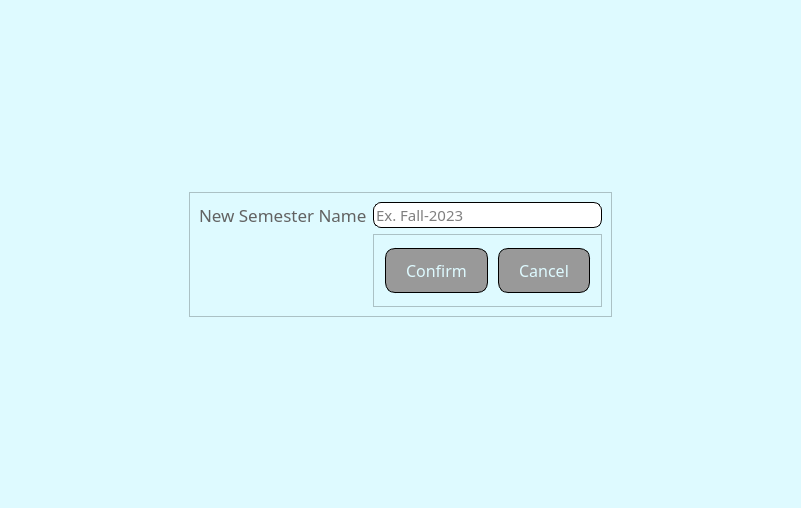
<?xml version="1.0" encoding="UTF-8"?>
<ui version="4.0">
 <class>Form</class>
 <widget class="QWidget" name="Form">
  <property name="geometry">
   <rect>
    <x>0</x>
    <y>0</y>
    <width>801</width>
    <height>508</height>
   </rect>
  </property>
  <property name="windowTitle">
   <string>Form</string>
  </property>
  <property name="styleSheet">
   <string notr="true">background-color: rgb(222, 250, 255);</string>
  </property>
  <layout class="QGridLayout" name="gridLayout">
   <item row="1" column="1">
    <widget class="QFrame" name="frame">
     <property name="styleSheet">
      <string notr="true">background-color:rgb(222, 250, 255)</string>
     </property>
     <property name="frameShape">
      <enum>QFrame::StyledPanel</enum>
     </property>
     <property name="frameShadow">
      <enum>QFrame::Raised</enum>
     </property>
     <layout class="QGridLayout" name="gridLayout_3">
      <item row="1" column="3">
       <widget class="QFrame" name="frame_2">
        <property name="maximumSize">
         <size>
          <width>16777215</width>
          <height>100</height>
         </size>
        </property>
        <property name="frameShape">
         <enum>QFrame::StyledPanel</enum>
        </property>
        <property name="frameShadow">
         <enum>QFrame::Raised</enum>
        </property>
        <layout class="QGridLayout" name="gridLayout_2">
         <item row="0" column="1">
          <widget class="QPushButton" name="pushButton_P8_Cancel">
           <property name="font">
            <font>
             <family>Neo Sans W23 Bold</family>
             <pointsize>-1</pointsize>
             <underline>false</underline>
             <strikeout>false</strikeout>
            </font>
           </property>
           <property name="styleSheet">
            <string notr="true">QPushButton {
    background-color:rgb(153, 153, 153);
    color:rgb(222, 250, 255);
    border: 1px solid;
    padding: 10px 20px;
    text-align: center;
    text-decoration: none;
    display: inline-block;
    font-size: 16px;
    margin: 4px 2px;
    cursor: pointer;
    border-radius: 10px;
}

QPushButton:hover {
    background-color:rgb(153, 153, 153);
    color:rgb(255, 255, 255);

}

QPushButton:pressed  {
    background-color:rgb(255, 255, 255);
    color:rgb(0, 0, 0);}</string>
           </property>
           <property name="text">
            <string>Cancel</string>
           </property>
          </widget>
         </item>
         <item row="0" column="0">
          <widget class="QPushButton" name="pushButton_P8_Confirm">
           <property name="maximumSize">
            <size>
             <width>16777215</width>
             <height>16777215</height>
            </size>
           </property>
           <property name="font">
            <font>
             <family>Neo Sans W23 Bold</family>
             <pointsize>-1</pointsize>
             <underline>false</underline>
             <strikeout>false</strikeout>
            </font>
           </property>
           <property name="styleSheet">
            <string notr="true">QPushButton {
    background-color:rgb(153, 153, 153);
    color:rgb(222, 250, 255);
    border: 1px solid;
    padding: 10px 20px;
    text-align: center;
    text-decoration: none;
    display: inline-block;
    font-size: 16px;
    margin: 4px 2px;
    cursor: pointer;
    border-radius: 10px;
}

QPushButton:hover {
    background-color:rgb(153, 153, 153);
    color:rgb(255, 255, 255);

}

QPushButton:pressed  {
    background-color:rgb(255, 255, 255);
    color:rgb(0, 0, 0);}</string>
           </property>
           <property name="text">
            <string>Confirm</string>
           </property>
          </widget>
         </item>
        </layout>
       </widget>
      </item>
      <item row="0" column="2">
       <widget class="QLabel" name="label">
        <property name="maximumSize">
         <size>
          <width>16777215</width>
          <height>50</height>
         </size>
        </property>
        <property name="font">
         <font>
          <family>Neo Sans W23</family>
          <pointsize>13</pointsize>
         </font>
        </property>
        <property name="styleSheet">
         <string notr="true">color: rgb(98, 98, 98);</string>
        </property>
        <property name="text">
         <string>New Semester Name</string>
        </property>
       </widget>
      </item>
      <item row="0" column="3">
       <widget class="QLineEdit" name="lineEdit_P8_SName">
        <property name="enabled">
         <bool>true</bool>
        </property>
        <property name="sizePolicy">
         <sizepolicy hsizetype="Expanding" vsizetype="Minimum">
          <horstretch>0</horstretch>
          <verstretch>0</verstretch>
         </sizepolicy>
        </property>
        <property name="maximumSize">
         <size>
          <width>16777215</width>
          <height>33</height>
         </size>
        </property>
        <property name="sizeIncrement">
         <size>
          <width>0</width>
          <height>0</height>
         </size>
        </property>
        <property name="baseSize">
         <size>
          <width>0</width>
          <height>0</height>
         </size>
        </property>
        <property name="font">
         <font>
          <family>Neo Sans Arabic</family>
          <pointsize>11</pointsize>
          <weight>50</weight>
          <bold>false</bold>
         </font>
        </property>
        <property name="styleSheet">
         <string notr="true">border-radius: 8px;
border: 0.5px solid black;
background-color: rgb(255, 255, 255);
</string>
        </property>
        <property name="placeholderText">
         <string>Ex. Fall-2023</string>
        </property>
       </widget>
      </item>
     </layout>
    </widget>
   </item>
   <item row="1" column="0">
    <spacer name="horizontalSpacer">
     <property name="orientation">
      <enum>Qt::Horizontal</enum>
     </property>
     <property name="sizeHint" stdset="0">
      <size>
       <width>40</width>
       <height>20</height>
      </size>
     </property>
    </spacer>
   </item>
   <item row="1" column="2">
    <spacer name="horizontalSpacer_2">
     <property name="orientation">
      <enum>Qt::Horizontal</enum>
     </property>
     <property name="sizeHint" stdset="0">
      <size>
       <width>40</width>
       <height>20</height>
      </size>
     </property>
    </spacer>
   </item>
   <item row="0" column="1">
    <spacer name="verticalSpacer">
     <property name="orientation">
      <enum>Qt::Vertical</enum>
     </property>
     <property name="sizeHint" stdset="0">
      <size>
       <width>20</width>
       <height>40</height>
      </size>
     </property>
    </spacer>
   </item>
   <item row="2" column="1">
    <spacer name="verticalSpacer_2">
     <property name="orientation">
      <enum>Qt::Vertical</enum>
     </property>
     <property name="sizeHint" stdset="0">
      <size>
       <width>20</width>
       <height>40</height>
      </size>
     </property>
    </spacer>
   </item>
  </layout>
 </widget>
 <resources/>
 <connections/>
</ui>
